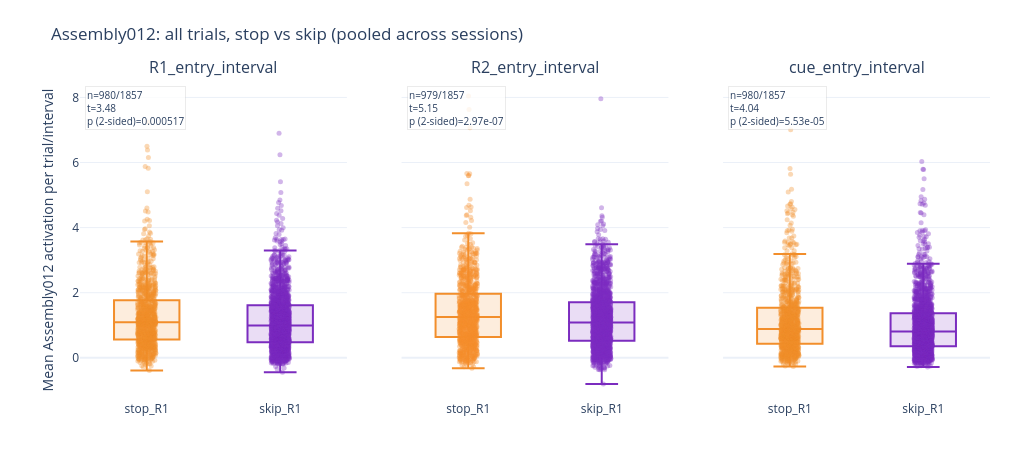

This figure's notebook cell:
### Code cell
#All-trials stop decision: pooled and session-wise tests

overall_all_stop_vs_skip = summarize_overall(trial_means_all_ens12, 'r1_action', 'stop_R1', 'skip_R1')
session_all_stop_vs_skip = summarize_by_session(trial_means_all_ens12, 'r1_action', 'stop_R1', 'skip_R1')
trend_all_stop_vs_skip = summarize_trend(session_all_stop_vs_skip)

print('Overall comparison (all trials): stop vs skip (group_b - group_a = skip_R1 - stop_R1)')
display(overall_all_stop_vs_skip)
print()
print('Session-wise trend summary (all trials): stop vs skip (diff = skip_R1 - stop_R1)')
display(trend_all_stop_vs_skip)

plot_overall_group_comparison(
    trial_means_all_ens12,
    overall_all_stop_vs_skip,
    group_col='r1_action',
    group_order=['stop_R1', 'skip_R1'],
    title=f'{TARGET_ASSEMBLY}: all trials, stop vs skip (pooled across sessions)',
    colors=['#f28e2b', '#7b2cbf'],
)

plot_session_differences(
    session_all_stop_vs_skip,
    title=f'{TARGET_ASSEMBLY}: session-wise difference over time (skip_R1 - stop_R1, all trials)',
    y_label='Mean diff (group_b - group_a)',
)

### Figure 1 — Plotly figure (JSON) as saved in the notebook; plotly's stock layout.template omitted (floating-point values rounded to 4 significant figures; data arrays with more than 128 entries replaced by an {"elided": "..."} marker saying what was removed)
{"data": [{"boxpoints": "all", "fillcolor": "rgba(242, 142, 43, 0.16)", "hovertemplate": "R1_entry_interval<br>stop_R1<br>Assembly012: %{y:.4f}<extra></extra>", "jitter": 0.28, "legendgroup": "stop_R1", "line": {"color": "#f28e2b"}, "marker": {"color": "#f28e2b", "opacity": 0.35, "size": 5}, "name": "stop_R1", "opacity": 1, "pointpos": 0, "showlegend": false, "type": "box", "x": {"elided": "980 str values"}, "xaxis": "x", "y": {"elided": "980 float values"}, "yaxis": "y"}, {"boxpoints": "all", "fillcolor": "rgba(123, 44, 191, 0.16)", "hovertemplate": "R1_entry_interval<br>skip_R1<br>Assembly012: %{y:.4f}<extra></extra>", "jitter": 0.28, "legendgroup": "skip_R1", "line": {"color": "#7b2cbf"}, "marker": {"color": "#7b2cbf", "opacity": 0.35, "size": 5}, "name": "skip_R1", "opacity": 1, "pointpos": 0, "showlegend": false, "type": "box", "x": {"elided": "1857 str values"}, "xaxis": "x", "y": {"elided": "1857 float values"}, "yaxis": "y"}, {"boxpoints": "all", "fillcolor": "rgba(242, 142, 43, 0.16)", "hovertemplate": "R2_entry_interval<br>stop_R1<br>Assembly012: %{y:.4f}<extra></extra>", "jitter": 0.28, "legendgroup": "stop_R1", "line": {"color": "#f28e2b"}, "marker": {"color": "#f28e2b", "opacity": 0.35, "size": 5}, "name": "stop_R1", "opacity": 1, "pointpos": 0, "showlegend": false, "type": "box", "x": {"elided": "979 str values"}, "xaxis": "x2", "y": {"elided": "979 float values"}, "yaxis": "y2"}, {"boxpoints": "all", "fillcolor": "rgba(123, 44, 191, 0.16)", "hovertemplate": "R2_entry_interval<br>skip_R1<br>Assembly012: %{y:.4f}<extra></extra>", "jitter": 0.28, "legendgroup": "skip_R1", "line": {"color": "#7b2cbf"}, "marker": {"color": "#7b2cbf", "opacity": 0.35, "size": 5}, "name": "skip_R1", "opacity": 1, "pointpos": 0, "showlegend": false, "type": "box", "x": {"elided": "1857 str values"}, "xaxis": "x2", "y": {"elided": "1857 float values"}, "yaxis": "y2"}, {"boxpoints": "all", "fillcolor": "rgba(242, 142, 43, 0.16)", "hovertemplate": "cue_entry_interval<br>stop_R1<br>Assembly012: %{y:.4f}<extra></extra>", "jitter": 0.28, "legendgroup": "stop_R1", "line": {"color": "#f28e2b"}, "marker": {"color": "#f28e2b", "opacity": 0.35, "size": 5}, "name": "stop_R1", "opacity": 1, "pointpos": 0, "showlegend": false, "type": "box", "x": {"elided": "980 str values"}, "xaxis": "x3", "y": {"elided": "980 float values"}, "yaxis": "y3"}, {"boxpoints": "all", "fillcolor": "rgba(123, 44, 191, 0.16)", "hovertemplate": "cue_entry_interval<br>skip_R1<br>Assembly012: %{y:.4f}<extra></extra>", "jitter": 0.28, "legendgroup": "skip_R1", "line": {"color": "#7b2cbf"}, "marker": {"color": "#7b2cbf", "opacity": 0.35, "size": 5}, "name": "skip_R1", "opacity": 1, "pointpos": 0, "showlegend": false, "type": "box", "x": {"elided": "1857 str values"}, "xaxis": "x3", "y": {"elided": "1857 float values"}, "yaxis": "y3"}], "layout": {"annotations": [{"font": {"size": 16}, "showarrow": false, "text": "R1_entry_interval", "x": 0.1467, "xanchor": "center", "xref": "paper", "y": 1, "yanchor": "bottom", "yref": "paper"}, {"font": {"size": 16}, "showarrow": false, "text": "R2_entry_interval", "x": 0.5, "xanchor": "center", "xref": "paper", "y": 1, "yanchor": "bottom", "yref": "paper"}, {"font": {"size": 16}, "showarrow": false, "text": "cue_entry_interval", "x": 0.8533, "xanchor": "center", "xref": "paper", "y": 1, "yanchor": "bottom", "yref": "paper"}, {"align": "left", "bgcolor": "rgba(255,255,255,0.8)", "bordercolor": "rgba(0,0,0,0.08)", "font": {"size": 10}, "showarrow": false, "text": "n=980/1857<br>t=3.48<br>p (2-sided)=0.000517", "x": 0.02, "xanchor": "left", "xref": "x domain", "y": 0.98, "yanchor": "top", "yref": "y domain"}, {"align": "left", "bgcolor": "rgba(255,255,255,0.8)", "bordercolor": "rgba(0,0,0,0.08)", "font": {"size": 10}, "showarrow": false, "text": "n=979/1857<br>t=5.15<br>p (2-sided)=2.97e-07", "x": 0.02, "xanchor": "left", "xref": "x2 domain", "y": 0.98, "yanchor": "top", "yref": "y2 domain"}, {"align": "left", "bgcolor": "rgba(255,255,255,0.8)", "bordercolor": "rgba(0,0,0,0.08)", "font": {"size": 10}, "showarrow": false, "text": "n=980/1857<br>t=4.04<br>p (2-sided)=5.53e-05", "x": 0.02, "xanchor": "left", "xref": "x3 domain", "y": 0.98, "yanchor": "top", "yref": "y3 domain"}], "height": 470, "margin": {"b": 70, "l": 80, "r": 30, "t": 80}, "title": {"text": "Assembly012: all trials, stop vs skip (pooled across sessions)"}, "width": 1020, "xaxis": {"anchor": "y", "categoryarray": ["stop_R1", "skip_R1"], "categoryorder": "array", "domain": [0, 0.2933]}, "xaxis2": {"anchor": "y2", "categoryarray": ["stop_R1", "skip_R1"], "categoryorder": "array", "domain": [0.3533, 0.6467]}, "xaxis3": {"anchor": "y3", "categoryarray": ["stop_R1", "skip_R1"], "categoryorder": "array", "domain": [0.7067, 1]}, "yaxis": {"anchor": "x", "domain": [0, 1], "title": {"text": "Mean Assembly012 activation per trial/interval"}}, "yaxis2": {"anchor": "x2", "domain": [0, 1], "matches": "y", "showticklabels": false}, "yaxis3": {"anchor": "x3", "domain": [0, 1], "matches": "y", "showticklabels": false}}}
